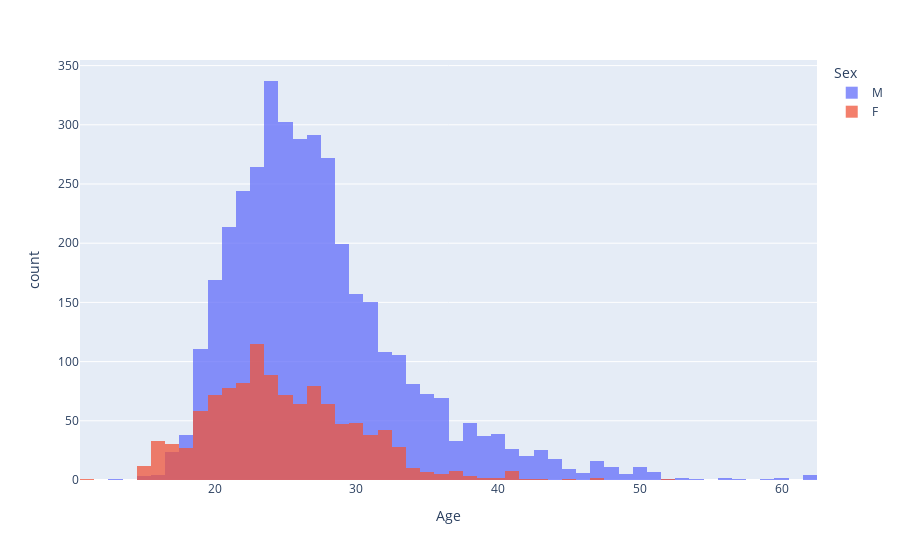

The code cell stored with this chart in its notebook:
### Code cell
gm.update_norway_age_histogram(df)

### Figure 1 — Plotly figure (JSON) as saved in the notebook; plotly's stock layout.template omitted (floating-point values rounded to 4 significant figures; data arrays with more than 128 entries replaced by an {"elided": "..."} marker saying what was removed)
{"data": [{"alignmentgroup": "True", "bingroup": "x", "hovertemplate": "Sex=M<br>Age=%{x}<br>count=%{y}<extra></extra>", "legendgroup": "M", "marker": {"color": "#636efa", "pattern": {"shape": ""}}, "name": "M", "offsetgroup": "M", "opacity": 0.75, "orientation": "v", "showlegend": true, "type": "histogram", "x": {"elided": "3830 int values"}, "xaxis": "x", "yaxis": "y"}, {"alignmentgroup": "True", "bingroup": "x", "hovertemplate": "Sex=F<br>Age=%{x}<br>count=%{y}<extra></extra>", "legendgroup": "F", "marker": {"color": "#EF553B", "pattern": {"shape": ""}}, "name": "F", "offsetgroup": "F", "opacity": 0.75, "orientation": "v", "showlegend": true, "type": "histogram", "x": {"elided": "1130 int values"}, "xaxis": "x", "yaxis": "y"}], "layout": {"barmode": "overlay", "legend": {"title": {"text": "Sex"}, "tracegroupgap": 0}, "margin": {"t": 60}, "xaxis": {"anchor": "y", "domain": [0, 1], "title": {"text": "Age"}}, "yaxis": {"anchor": "x", "domain": [0, 1], "title": {"text": "count"}}}}
